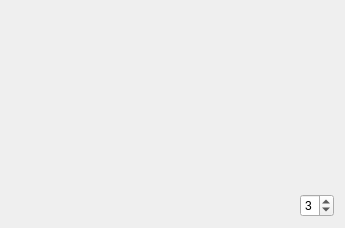
<?xml version="1.0" encoding="UTF-8"?>
<ui version="4.0">
 <class>correlationWidget</class>
 <widget class="QWidget" name="correlationWidget">
  <property name="geometry">
   <rect>
    <x>0</x>
    <y>0</y>
    <width>345</width>
    <height>228</height>
   </rect>
  </property>
  <property name="windowTitle">
   <string>Sync Correlation</string>
  </property>
  <layout class="QVBoxLayout" name="verticalLayout">
   <item>
    <widget class="QwtPlot" name="impulseGrid">
     <property name="sizePolicy">
      <sizepolicy hsizetype="Expanding" vsizetype="Expanding">
       <horstretch>0</horstretch>
       <verstretch>0</verstretch>
      </sizepolicy>
     </property>
     <property name="toolTip">
      <string>&lt;html&gt;&lt;head/&gt;&lt;body&gt;&lt;p&gt;Correlation display. Time synchronization is done by correlation. The correlation result is depicted here. The selected &amp;quot;peak&amp;quot; is the one at (or near) sample 504.&lt;/p&gt;&lt;/body&gt;&lt;/html&gt;</string>
     </property>
    </widget>
   </item>
   <item>
    <layout class="QHBoxLayout" name="horizontalLayout">
     <item>
      <widget class="QLabel" name="indexDisplay">
       <property name="toolTip">
        <string>&lt;html&gt;&lt;head/&gt;&lt;body&gt;&lt;p&gt;If more than one transmitter is detected, the relative distance - in msec - is shown between the arrival time of the data of the transmitter that is used, and the arrival time of the data of the other transmitter.&lt;/p&gt;&lt;/body&gt;&lt;/html&gt;</string>
       </property>
       <property name="text">
        <string/>
       </property>
      </widget>
     </item>
     <item alignment="Qt::AlignRight">
      <widget class="QSpinBox" name="correlationLength">
       <property name="maximumSize">
        <size>
         <width>159</width>
         <height>16777215</height>
        </size>
       </property>
       <property name="minimum">
        <number>1</number>
       </property>
       <property name="maximum">
        <number>7</number>
       </property>
       <property name="value">
        <number>3</number>
       </property>
      </widget>
     </item>
    </layout>
   </item>
  </layout>
 </widget>
 <customwidgets>
  <customwidget>
   <class>QwtPlot</class>
   <extends>QFrame</extends>
   <header>qwt_plot.h</header>
   <container>1</container>
  </customwidget>
 </customwidgets>
 <resources/>
 <connections/>
</ui>
